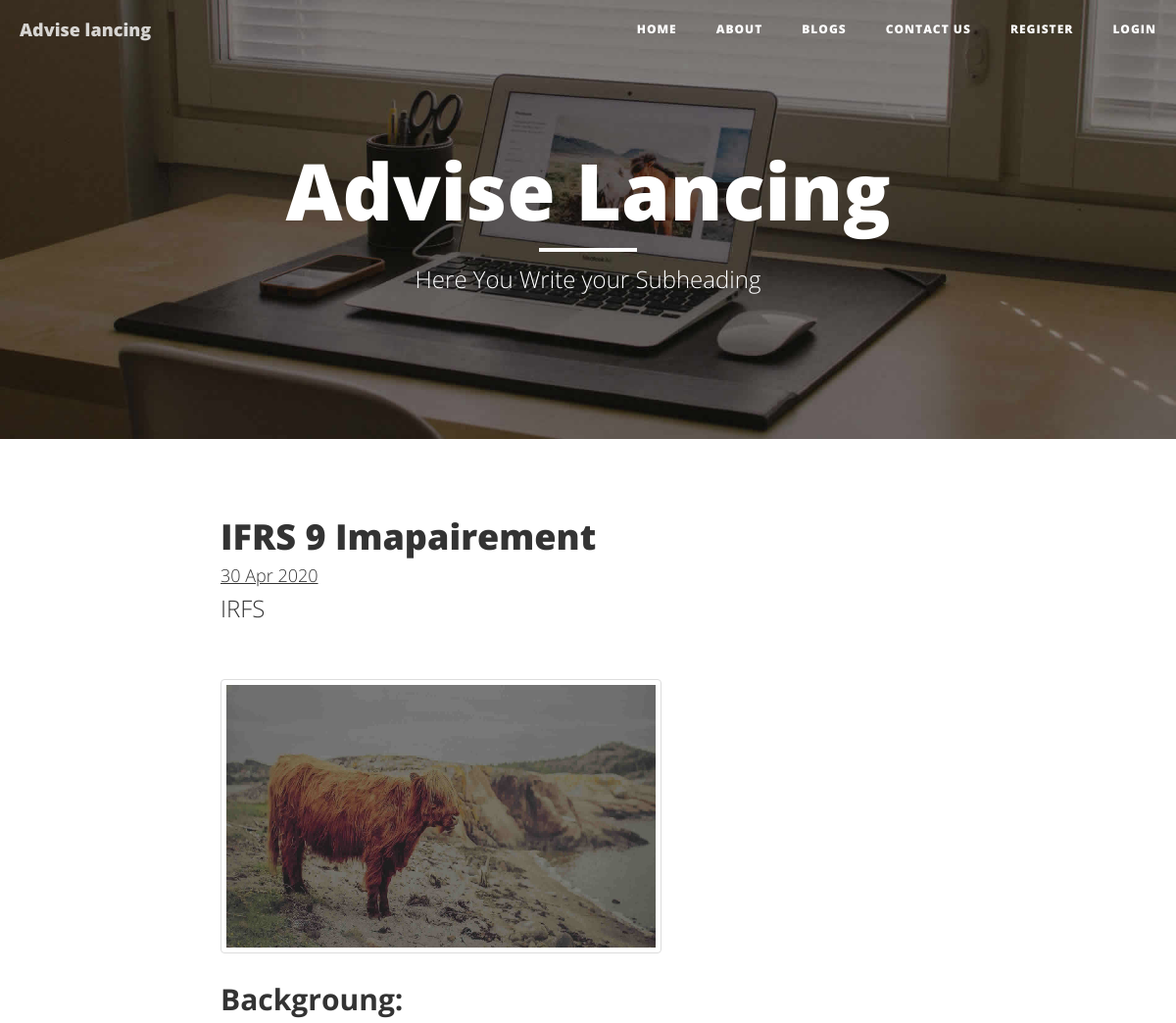
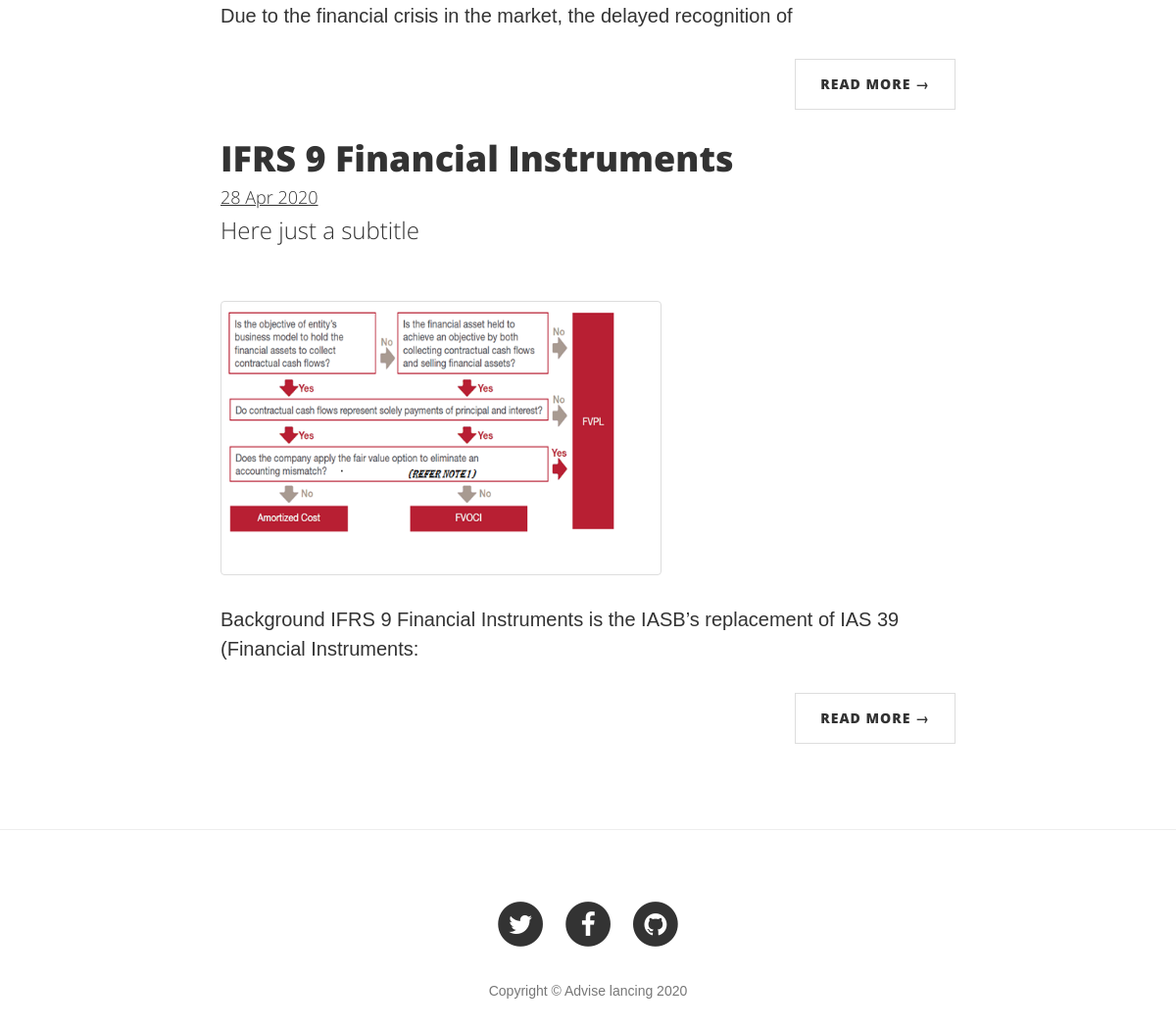
The page / on the database its author committed (2 pictures, top to bottom).
### blog/models.py (models this page shows, shortened)
class Blog(models.Model):
    title = models.CharField(max_length=100, null = False, default="")
    subtitle = models.CharField(max_length=200, default="")
    publish_date = models.DateTimeField(default=timezone.now)
    image = models.ImageField(upload_to='images/', default="", null=True)
    photo_caption = models.TextField(default = 'Imaages By owner', null = True)
    body = MarkdownxField()
    def summary(self):
        return self.body[:100]

### blog/views.py (the view)
# urls.py: path('', views.allblogs , name='allblogs'),
def allblogs(request):
    blogs_list = Blog.objects.all().order_by('-id')
    paginator = Paginator(blogs_list, 2)
    try:
        page = int(request.GET.get('page', '1'))
    except:
        page = 1
    try :
        blogs = paginator.page(page)
    except EmptyPage:
        blogs = paginator.page(paginator.num_pages)
    except PageNotAnInteger:
        blogs = paginator.page(paginator.num_pages)
    return render(request, 'blog/allblogs.html', {'blogs':blogs})

### templates/blog/allblogs.html (shortened to what this page needs)
<!DOCTYPE html>
{% load static %}
<html lang="en">
<head>
    <link type="text/css" href="{% static 'vendor/bootstrap/css/bootstrap.min.css' %}" rel="stylesheet">
    <link href="{% static 'css/clean-blog.min.css' %}" rel="stylesheet">
    <link href="{% static 'vendor/font-awesome/css/font-awesome.min.css' %}" rel="stylesheet" type="text/css">
</head>
<body>
    <nav class="navbar navbar-default navbar-custom navbar-fixed-top">
        <div class="container-fluid">
            <div class="navbar-header page-scroll">
                <a class="navbar-brand" href="{% url 'blog:allblogs' %}">
                Advise lancing</a>
            </div>
            <div class="collapse navbar-collapse" id="bs-example-navbar-collapse-1">
                <ul class="nav navbar-nav navbar-right">
                    <li>
                        <a href="{% url 'blog:allblogs' %}">Home</a>
                    </li>
                    <li>
                        <a href="{% url 'blog:about' %}">About</a>
                    </li>
                    <li>
                        <a href="{% url 'blog:allblogs' %}">Blogs</a>
                    </li>
                    <li>
                        <a href="{% url 'blog:contact' %}">Contact Us</a>
                    </li>
          {% if user.is_authenticated %}
          <li>
                <a href="{% url 'questions:question_list' %}">Q n A</a>
            </li>
            <li><a href="{% url 'logout' %}">Logout</a></li>
          {% else %}
          <li><a class="navbar-link" href="{% url 'blog:register' %}">Register</a></li>
            <li><a class="navbar-link" href="{% url 'blog:user_login' %}">Login</a></li>
          {% endif %}
                </ul>
            </div>
        </div>
    </nav>
    <header class="intro-header" style="background-image: url('static/img/home.jpg') ">
        <div class="container">
            <div class="row">
                <div class="col-lg-8 col-lg-offset-2 col-md-10 col-md-offset-1">
                    <div class="site-heading">
                        <h1>Advise Lancing</h1>
                        <hr class="small">
                        <span class="subheading">Here You Write your Subheading</span>
                    </div>
                </div>
            </div>
        </div>
    </header>
    <div class="container">
        <div class="row">
            <div class="col-lg-8 col-lg-offset-2 col-md-10 col-md-offset-1">
                {% if blogs %}
                {% for blog in blogs.object_list %}
                <div class="post-preview">
                    <a href="{% url 'blog:detail' blog.id %}">
                        <h2 class="post-title">
                            {{ blog.title }}
                        </h2>
                        <h4 class="post-subtitle"><u>{{blog.publish_date|date:"d M Y"}}</u></h4>
                        <h3 class="post-subtitle">
                            {{ blog.subtitle}}
                        </h3>
                    </a>
                </div>
                <br />
                  <img src = "{{ blog.image.url }}" height=280 width=340>
                <br />
                  <p>{{ blog.summary|safe }}</p>
                  <ul class="pager">
                    <li class="next">
                        <a href="{% url 'blog:detail' blog.id %}">Read More &rarr;</a><br>
                    </li>
                </ul>
             {% endfor %}
             {% else %}
             <div>
                 Sorry, There is no post on this blog
             </div>
             {% endif %}
            </div>
        </div>
    </div>
    <hr>
    <footer>
        <div class="container">
            <div class="row">
                <div class="col-lg-8 col-lg-offset-2 col-md-10 col-md-offset-1">
                    <ul class="list-inline text-center">
                        <li>
                            <a href="#">
                                <span class="fa-stack fa-lg">
                                    <i class="fa fa-circle fa-stack-2x"></i>
                                    <i class="fa fa-twitter fa-stack-1x fa-inverse"></i>
                                </span>
                            </a>
                        </li>
                        <li>
                            <a href="#">
                                <span class="fa-stack fa-lg">
                                    <i class="fa fa-circle fa-stack-2x"></i>
                                    <i class="fa fa-facebook fa-stack-1x fa-inverse"></i>
                                </span>
                            </a>
                        </li>
                        <li>
                            <a href="#">
                                <span class="fa-stack fa-lg">
                                    <i class="fa fa-circle fa-stack-2x"></i>
                                    <i class="fa fa-github fa-stack-1x fa-inverse"></i>
                                </span>
                            </a>
                        </li>
                    </ul>
                    <p class="copyright text-muted">Copyright &copy; Advise lancing 2020</p>
                </div>
            </div>
        </div>
    </footer>
</body>
</html>

### templates/blog/allblogs.html (style rules this page uses)
img { border: 1px solid #ddd; border-radius: 4px; padding: 5px; width: 450px; }
body { font-family: arial; margin: 0; padding: 0; box-sizing: border-box; }

### rows shown on the page
Blog: title "IFRS 9 Imapairement", publish_date "30 Apr 2020", subtitle "IRFS", image (picture), summary "Backgroung: Due to the financial crisis in the market, the delayed recognition of"
Blog: title "IFRS 9 Financial Instruments", publish_date "28 Apr 2020", subtitle "Here just a subtitle", image (picture), summary "Background IFRS 9 Financial Instruments is the IASB’s replacement of IAS 39 (Financial Instruments:"
